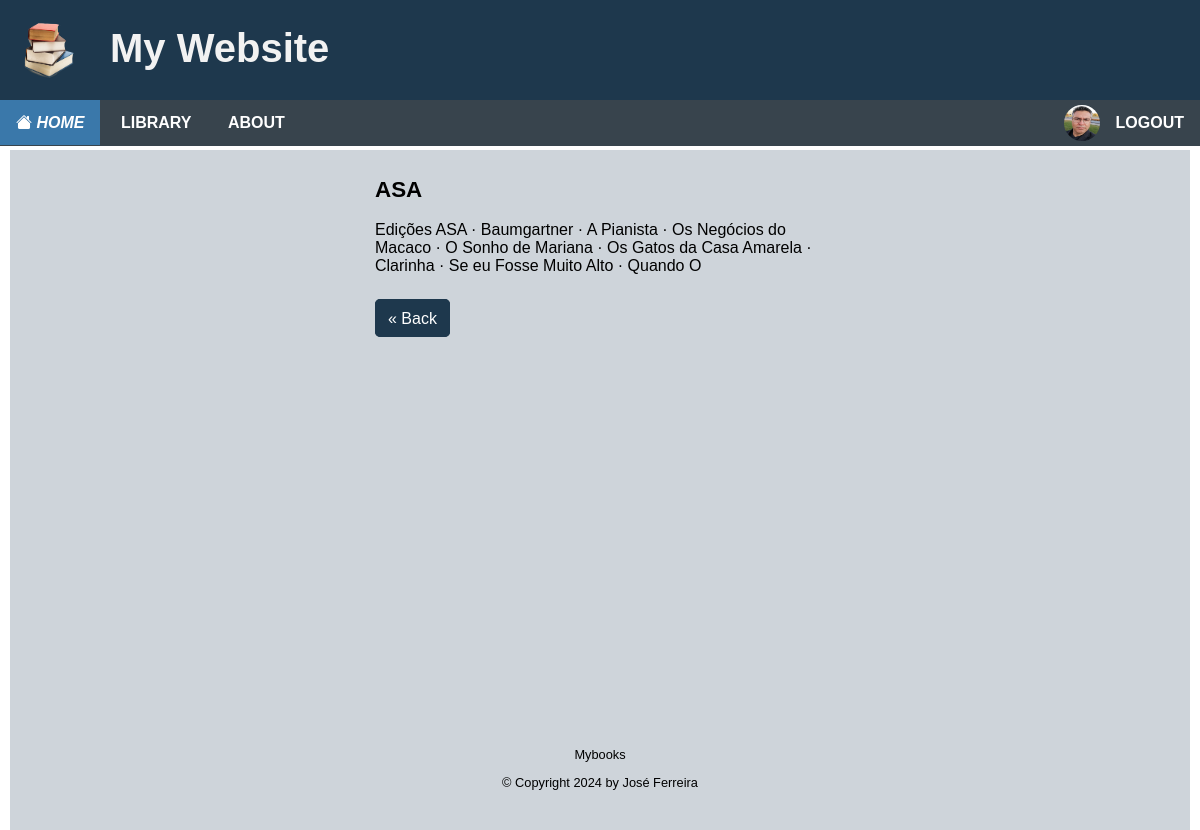
Screenshot of /publisher/1/ (signed in) with the database file from the repository.
### apps/accounts/models.py (models this page shows, shortened)
class Profile(models.Model):
    user = models.OneToOneField(User, on_delete=models.CASCADE)
    avatar = models.ImageField(default='avatar.jpg', upload_to=image_file_path)

### apps/books/models.py (models this page shows, shortened)
class Publisher(models.Model):
    name = models.CharField(max_length=255)
    description = models.TextField(max_length=500, null=True, blank=True)
    created_by = models.ForeignKey(User, on_delete=models.CASCADE, default=1)
    created = models.DateTimeField(auto_now_add=True)
    modified = models.DateTimeField(auto_now=True)
    class Meta:
        ordering = ["name"]

### apps/books/views.py (the view)
# urls.py: path('publisher/<int:pk>/', views.PublisherDetail.as_view(),name='publisher'),
class PublisherDetail(LoginRequiredMixin, DetailView):
    model = Publisher
    context_object_name = 'publisher'

### templates/books/publisher_detail.html
{% extends "base.html" %}
{% block content %}
<div class="center-panel">
	<article class="list">
		<header>
			<h2>{{ publisher.name }}</h2>
		</header>
		<p>{{publisher.description}}</p>
		<br>
		<a class="btn btn-primary cta" href="{% url 'publisher-list' %}"> « Back </a>
	</article>
</div>
{% endblock content %}

### templates/base.html (shortened to what this page needs)
{% load i18n %}
<!DOCTYPE html>
<html lang="en">
    <head>
        {%load static %}
        <link rel="stylesheet" href="{% static 'css/style.css' %}">
    </head>
    <body>
        <header class="header">
            <a href="#"><img class="logo" src="{% static 'images/logo.png' %}" alt="logo"></a>
            <h1>My Website</h1>
            <nav class="nav">
                <ul class="nav-menu">
                    {% if request.user.is_authenticated %}
                    <li class="nav-menu-item active"><a href="{% url 'home' %}"><i class="bi bi-house-fill"> Home </i></a></li>
                    {% else %}
                    <li class="nav-menu-item"><a href="{% url 'index' %}"><i class="bi bi-house-fill"> Home </i></a></li>
                    {% endif %}
                    {% if request.user.is_authenticated %}
                    <li class="nav-menu-item"><a href="{% url 'library-all' %}">Library</a>
                    </li>
                    {% endif %}
                    <li class="nav-menu-item"><a href="{% url 'about' %}">About</a>
                    {% if request.user.is_authenticated %}
                    <li class="nav-menu-item right">
                        <a href="{% url 'logout' %}?next=/" style="text-align: right;">
                            <img src="{{ user.profile.avatar.url }}" alt="{{ user.username }}" width="36" height="36"/>
                            <span>Logout</span>
                        </a>
                    {% else %}
                    <li class="nav-menu-item right"><a href="{% url 'login' %}">Login</a>
                        <ul class="nav-submenu">
                            <li class="nav-submenu-item"><a href="{% url 'register' %}">Join Now</a></li>
                        </ul>
                    </li>
                    {% endif %}
                </ul>
            </nav>
        </header>
        <main class="main">
            <div class="container">
                {%block content %}
                {%endblock content%}
            </div>
        </main>
        <footer class="footer">
            <div class="container">
                <p>Mybooks</p>
                <p>&copy; Copyright {% now "Y" %} by José Ferreira</p>
            </div>
        </footer>
    </body>
</html>

### static/css/style.css (style rules this page uses)
:root { --color-body: #ffffff; --color-header: #253f85; --color-nav: #38444d; --color-load-button: #2e6357; --color-container: #ced4da; --color-panel: #ced4da; --color-footer: #ced4da; --color-primary: #1e384d; --color-secondary: #38444d; --color-secondary-hover: #3a78aa; --color-tertiary: #e4ebf7; --color-tertiary-hover: #2691e9; --color-book-hover: #7599b6; --color-light: #f2f2f2; --color-grey: #888888; --color-dark-grey: #444444; --color-dark: #212121; --color-white: #ffffff; --color-star: #ffc900; --color-error: #cf1616; --color-warning: #ffc900; --color-info: #02a2b9; --color-success: #1ba345; --color-input: #0084a5; --color-danger: #cf1616; --border-radius: 5px; }
* { box-sizing: border-box; text-rendering: optimizeLegibility; }
html, body { height: 100%; }
body { margin: 0; font-family: Arial; padding: 10px; background: var(--color-body); }
h1 { font-size: 2rem; line-height: 1.5; }
h2 { font-size: 1.4rem; }
a { color: var(--color-primary); text-decoration: none; }
.container { width: 100%; padding: 0.5rem; }
.center-panel { display: flex; flex-direction: column; align-items: center; min-height: 70vh; max-width: 50vw; margin-left: auto; margin-right: auto; }
.footer { position: relative; top: 100px; padding: 20px; margin-top: 20px; font-size: 0.8rem; text-align: center; background: var(--color-footer); }
.header { position: fixed; top: 0; left: 0; margin: 0; width: 100%; height: 100px; list-style-type: none; margin: 0; padding: 0; z-index: 5; overflow: hidden; background: var(--color-primary); }
.header h1 { position: relative; margin: 18px; left: 30px; color: var(--color-light); font-size: 40px; }
.logo { padding-top: 15px; padding-left: 15px; width: 80px; height: 80px; float: left; }
.nav { position: fixed; top: 100px; left: 0; right: 0; width: 100%; height: 46px; list-style-type: none; margin: 0 auto; padding: 0; z-index: 5; overflow: visible; background-color: var(--color-secondary); }
nav ul { list-style: none; padding-left: 0; margin-top: 0; margin-bottom: 0; background-color: var(--color-secondary); }
.nav a { display: block; padding: 0 16px; line-height: inherit; cursor: pointer; color: white; text-decoration: none; }
.nav-menu { line-height: 45px; font-weight: 700; text-transform: uppercase; }
.nav-menu-item { display: inline-block; position: relative; background-color: var(--color-secondary); }
.nav-menu-item.active { background-color: var(--color-secondary-hover); }
.nav-menu-item img { border-radius: 25px; float: left; margin: 5px 16px; }
.main { position: relative; top: 140px; left: 0; margin: 0; padding: 0; z-index: 1; background-color: var(--color-container); }
.btn { padding: 0.6rem 0.75rem; border-radius: var(--border-radius); background-color: var(--color-white); border: solid 1px var(--color-white); color: var(--color-dark); cursor: pointer; text-decoration: none; font-size: 1rem; min-width: 6rem; text-align: center; }
.btn-primary { border: solid 1px var(--color-primary); background-color: var(--color-primary); color: var(--color-white); }
.list { list-style: none; width: 100%; max-width: 450px; }

### rows the page displays
Publisher: name "ASA", description "Edições ASA · Baumgartner · A Pianista · Os Negócios do Macaco · O Sonho de Mariana · Os Gatos da Casa Amarela · Clarinha · Se eu Fosse Muito Alto · Quando O"
